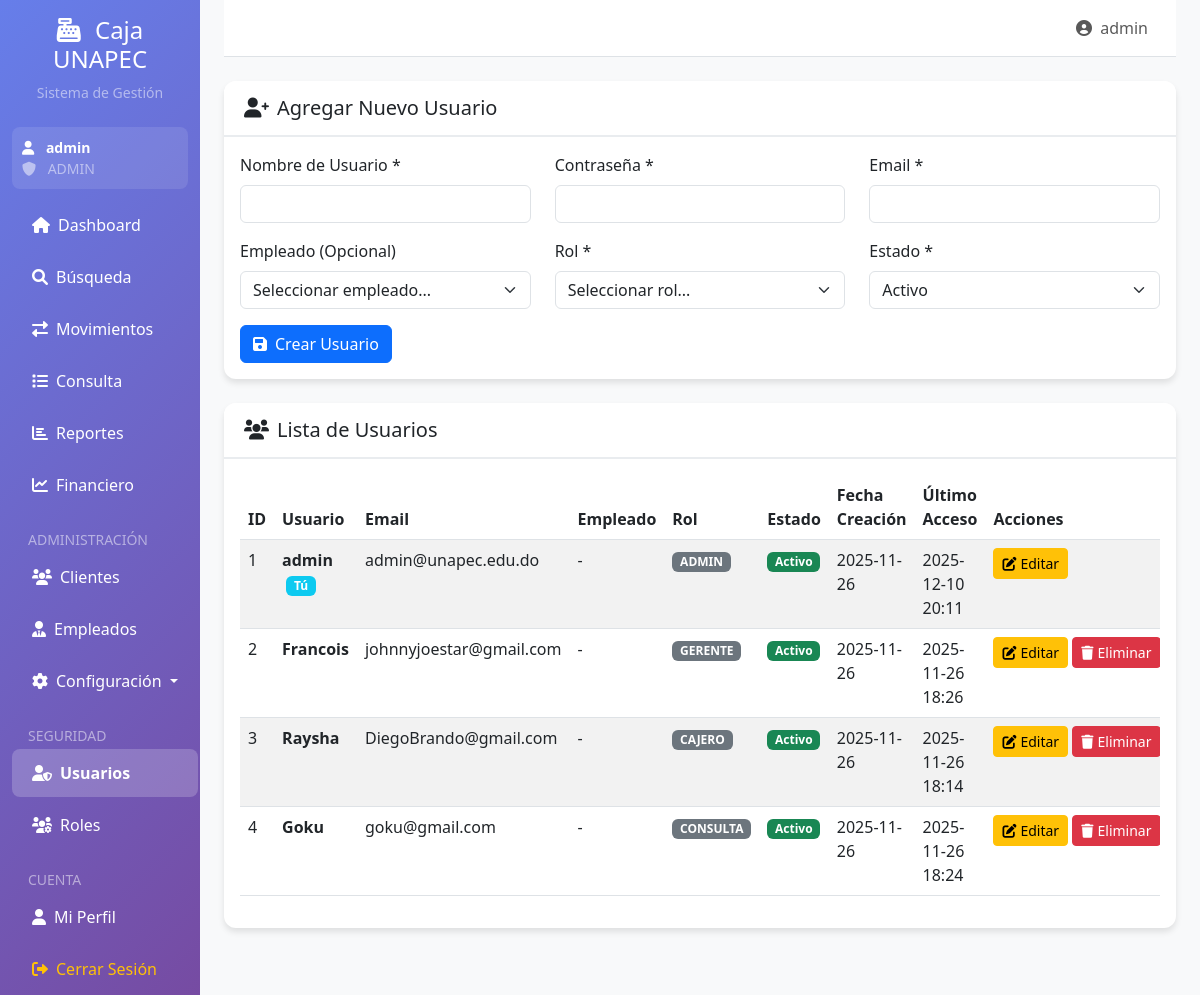
/admin/usuarios (signed in), run on the app's committed database.
### app.py (models this page shows)
class Usuario(UserMixin, db.Model):
    id = db.Column(db.Integer, primary_key=True)
    username = db.Column(db.String(50), unique=True, nullable=False)
    password = db.Column(db.String(255), nullable=False)
    email = db.Column(db.String(100), unique=True, nullable=False)
    empleado_id = db.Column(db.Integer, db.ForeignKey('empleado.id'))
    rol_id = db.Column(db.Integer, db.ForeignKey('rol.id'), nullable=False)
    estado = db.Column(db.String(20), default='Activo')
    fecha_creacion = db.Column(db.DateTime, default=datetime.now)
    ultimo_acceso = db.Column(db.DateTime)

class Rol(db.Model):
    id = db.Column(db.Integer, primary_key=True)
    nombre = db.Column(db.String(50), unique=True, nullable=False)
    descripcion = db.Column(db.String(200))
    usuarios = db.relationship('Usuario', backref='rol', lazy=True)

### app.py (the view)
@app.route('/admin/usuarios')
@admin_required
def admin_usuarios():
    usuarios = Usuario.query.all()
    empleados = Empleado.query.filter_by(estado='Activo').all()
    roles = Rol.query.all()
    return render_template('admin_usuarios.html',
                         usuarios=usuarios,
                         empleados=empleados,
                         roles=roles)

### templates/admin_usuarios.html (shortened to what this page needs)
{% extends "base.html" %}
{% block content %}
<div class="row">
    <div class="col-12">
        <div class="card mb-4">
            <div class="card-header">
                <h5 class="card-title mb-0">
                    <i class="fas fa-user-plus me-2"></i>Agregar Nuevo Usuario
                </h5>
            </div>
            <div class="card-body">
                <form method="POST" action="{{ url_for('agregar_usuario') }}">
                    <div class="row">
                        <div class="col-md-4 mb-3">
                            <label class="form-label">Nombre de Usuario *</label>
                            <input type="text" class="form-control" name="username" required>
                        </div>
                        <div class="col-md-4 mb-3">
                            <label class="form-label">Contraseña *</label>
                            <input type="password" class="form-control" name="password" required>
                        </div>
                        <div class="col-md-4 mb-3">
                            <label class="form-label">Email *</label>
                            <input type="email" class="form-control" name="email" required>
                        </div>
                    </div>
                    <div class="row">
                        <div class="col-md-4 mb-3">
                            <label class="form-label">Empleado (Opcional)</label>
                            <select class="form-select" name="empleado_id">
                                <option value="">Seleccionar empleado...</option>
                            </select>
                        </div>
                        <div class="col-md-4 mb-3">
                            <label class="form-label">Rol *</label>
                            <select class="form-select" name="rol_id" required>
                                <option value="">Seleccionar rol...</option>
                            </select>
                        </div>
                        <div class="col-md-4 mb-3">
                            <label class="form-label">Estado *</label>
                            <select class="form-select" name="estado" required>
                                <option value="Activo">Activo</option>
                            </select>
                        </div>
                    </div>
                    <div class="row">
                        <div class="col-md-12">
                            <button type="submit" class="btn btn-primary">
                                <i class="fas fa-save me-2"></i>Crear Usuario
                            </button>
                        </div>
                    </div>
                </form>
            </div>
        </div>
        <div class="card">
            <div class="card-header">
                <h5 class="card-title mb-0">
                    <i class="fas fa-users me-2"></i>Lista de Usuarios
                </h5>
            </div>
            <div class="card-body">
                <div class="table-responsive">
                    <table class="table table-striped">
                        <thead>
                            <tr>
                                <th>ID</th>
                                <th>Usuario</th>
                                <th>Email</th>
                                <th>Empleado</th>
                                <th>Rol</th>
                                <th>Estado</th>
                                <th>Fecha Creación</th>
                                <th>Último Acceso</th>
                                <th class="table-actions">Acciones</th>
                            </tr>
                        </thead>
                        <tbody>
                            {% for usuario in usuarios %}
                            <tr>
                                <td>{{ usuario.id }}</td>
                                <td>
                                    <strong>{{ usuario.username }}</strong>
                                    {% if usuario.id == current_user.id %}
                                    <span class="badge bg-info ms-1">Tú</span>
                                    {% endif %}
                                </td>
                                <td>{{ usuario.email }}</td>
                                <td>{{ usuario.empleado.nombre if usuario.empleado else '-' }}</td>
                                <td>
                                    <span class="badge bg-secondary">{{ usuario.rol.nombre }}</span>
                                </td>
                                <td>
                                    <span class="badge bg-{% if usuario.estado == 'Activo' %}success{% else %}danger{% endif %}">
                                        {{ usuario.estado }}
                                    </span>
                                </td>
                                <td>{{ usuario.fecha_creacion.strftime('%Y-%m-%d') }}</td>
                                <td>
                                    {% if usuario.ultimo_acceso %}
                                        {{ usuario.ultimo_acceso.strftime('%Y-%m-%d %H:%M') }}
                                    {% else %}
                                        <span class="text-muted">Nunca</span>
                                    {% endif %}
                                </td>
                                <td class="table-actions">
                                    <button type="button" class="btn btn-sm btn-warning" data-bs-toggle="modal" data-bs-target="#editModal{{ usuario.id }}">
                                        <i class="fas fa-edit me-1"></i>Editar
                                    </button>
                                    {% if usuario.id != current_user.id %}
                                    <a href="{{ url_for('eliminar_usuario', id=usuario.id) }}" class="btn btn-sm btn-danger" onclick="return confirm('¿Está seguro de eliminar este usuario?')">
                                        <i class="fas fa-trash me-1"></i>Eliminar
                                    </a>
                                    {% endif %}
                                </td>
                            </tr>
                            {% else %}
                            <tr>
                                <td colspan="9" class="text-center text-muted">No hay usuarios registrados</td>
                            </tr>
                            {% endfor %}
                        </tbody>
                    </table>
                </div>
            </div>
        </div>
    </div>
</div>
{% endblock %}

### templates/base.html (shortened to what this page needs)
<!DOCTYPE html>
<html lang="es">
<head>
    <link href="https://cdn.jsdelivr.net/npm/bootstrap@5.3.0/dist/css/bootstrap.min.css" rel="stylesheet">
    <link href="https://cdnjs.cloudflare.com/ajax/libs/font-awesome/6.0.0/css/all.min.css" rel="stylesheet">
</head>
<body>
    <div class="container-fluid">
        <div class="row">
            <div class="col-md-3 col-lg-2 sidebar d-md-block collapse">
                <div class="position-sticky pt-3">
                    <div class="text-center mb-4">
                        <h4 class="text-white">
                            <i class="fas fa-cash-register me-2"></i>
                            Caja UNAPEC
                        </h4>
                        <p class="text-white-50 small">Sistema de Gestión</p>
                    </div>
                    {% if current_user.is_authenticated %}
                    <div class="user-info">
                        <div class="text-white small">
                            <i class="fas fa-user me-2"></i>
                            <strong>{{ current_user.username }}</strong>
                        </div>
                        <div class="text-white-50 small">
                            <i class="fas fa-shield-alt me-2"></i>
                            {{ current_user.rol.nombre }}
                        </div>
                    </div>
                    {% endif %}
                    <ul class="nav flex-column">
                        <li class="nav-item">
                            <a class="nav-link {% if request.endpoint == 'index' %}active{% endif %}" href="{{ url_for('index') }}">
                                <i class="fas fa-home me-2"></i>Dashboard
                            </a>
                        </li>
                        <li class="nav-item">
                            <a class="nav-link {% if request.endpoint == 'busqueda' %}active{% endif %}" href="{{ url_for('busqueda') }}">
                                <i class="fas fa-search me-2"></i>Búsqueda
                            </a>
                        </li>
                        {% if current_user.is_authenticated and current_user.rol.nombre in ['ADMIN', 'GERENTE', 'CAJERO'] %}
                        <li class="nav-item">
                            <a class="nav-link {% if request.endpoint == 'movimientos' %}active{% endif %}" href="{{ url_for('movimientos') }}">
                                <i class="fas fa-exchange-alt me-2"></i>Movimientos
                            </a>
                        </li>
                        {% endif %}
                        {% if current_user.is_authenticated and current_user.rol.nombre in ['ADMIN', 'GERENTE', 'CONSULTA'] %}
                        <li class="nav-item">
                            <a class="nav-link {% if request.endpoint == 'consulta' %}active{% endif %}" href="{{ url_for('consulta') }}">
                                <i class="fas fa-list me-2"></i>Consulta
                            </a>
                        </li>
                        {% endif %}
                        {% if current_user.is_authenticated and current_user.rol.nombre in ['ADMIN', 'GERENTE', 'CONSULTA'] %}
                        <li class="nav-item">
                            <a class="nav-link {% if request.endpoint == 'reporte' %}active{% endif %}" href="{{ url_for('reporte') }}">
                                <i class="fas fa-chart-bar me-2"></i>Reportes
                            </a>
                        </li>
                        {% endif %}
                        {% if current_user.is_authenticated and current_user.rol.nombre in ['ADMIN', 'GERENTE'] %}
                        <li class="nav-item">
                            <a class="nav-link {% if request.endpoint in ['dashboard_financiero', 'presupuestos', 'analisis_tendencias'] %}active{% endif %}"
                               href="{{ url_for('dashboard_financiero') }}">
                                <i class="fas fa-chart-line me-2"></i>Financiero
                            </a>
                        </li>
                        {% endif %}
                        {% if current_user.is_authenticated and current_user.rol.nombre in ['ADMIN', 'GERENTE'] %}
                        <li class="nav-item mt-3">
                            <small class="text-white-50 px-3">ADMINISTRACIÓN</small>
                        </li>
                        <li class="nav-item">
                            <a class="nav-link {% if request.endpoint == 'clientes' %}active{% endif %}" href="{{ url_for('clientes') }}">
                                <i class="fas fa-users me-2"></i>Clientes
                            </a>
                        </li>
                        <li class="nav-item">
                            <a class="nav-link {% if request.endpoint == 'empleados' %}active{% endif %}" href="{{ url_for('empleados') }}">
                                <i class="fas fa-user-tie me-2"></i>Empleados
                            </a>
                        </li>
                        <li class="nav-item dropdown">
                            <a class="nav-link dropdown-toggle" href="#" role="button" data-bs-toggle="dropdown">
                                <i class="fas fa-cog me-2"></i>Configuración
                            </a>
                        </li>
                        {% endif %}
                        {% if current_user.is_authenticated and current_user.rol.nombre == 'ADMIN' %}
                        <li class="nav-item mt-3">
                            <small class="text-white-50 px-3">SEGURIDAD</small>
                        </li>
                        <li class="nav-item">
                            <a class="nav-link {% if request.endpoint == 'admin_usuarios' %}active{% endif %}" href="{{ url_for('admin_usuarios') }}">
                                <i class="fas fa-user-shield me-2"></i>Usuarios
                            </a>
                        </li>
                        <li class="nav-item">
                            <a class="nav-link {% if request.endpoint == 'admin_roles' %}active{% endif %}" href="{{ url_for('admin_roles') }}">
                                <i class="fas fa-users-cog me-2"></i>Roles
                            </a>
                        </li>
                        {% endif %}
                        <li class="nav-item mt-3">
                            <small class="text-white-50 px-3">CUENTA</small>
                        </li>
                        <li class="nav-item">
                            <a class="nav-link {% if request.endpoint == 'perfil' %}active{% endif %}" href="{{ url_for('perfil') }}">
                                <i class="fas fa-user me-2"></i>Mi Perfil
                            </a>
                        </li>
                        <li class="nav-item">
                            <a class="nav-link text-warning" href="{{ url_for('logout') }}">
                                <i class="fas fa-sign-out-alt me-2"></i>Cerrar Sesión
                            </a>
                        </li>
                    </ul>
                </div>
            </div>
            <div class="col-md-9 col-lg-10 main-content ms-sm-auto px-md-4">
                <nav class="navbar navbar-expand-lg navbar-light bg-white border-bottom">
                    <div class="container-fluid">
                        <div class="navbar-nav ms-auto">
                            {% if current_user.is_authenticated %}
                            <span class="navbar-text me-3">
                                <i class="fas fa-user-circle me-1"></i>
                                {{ current_user.username }}
                            </span>
                            {% endif %}
                        </div>
                    </div>
                </nav>
                <main class="py-4">
                    {% block content %}{% endblock %}
                </main>
            </div>
        </div>
    </div>
</body>
</html>

### data on the page
Usuario: username "admin", id "1", shows "Tú", email "admin@unapec.edu.do", empleado "-", rol.nombre "ADMIN", estado "Activo", fecha_creacion "2025-11-26", ultimo_acceso "2025-12-10 20:11"
Rol: rol.nombre "ADMIN"
Usuario: id "2", username "Francois", email "johnnyjoestar@gmail.com", empleado "-", rol.nombre "GERENTE", estado "Activo", fecha_creacion "2025-11-26", ultimo_acceso "2025-11-26 18:26"
Usuario: id "3", username "Raysha", email "DiegoBrando@gmail.com", empleado "-", rol.nombre "CAJERO", estado "Activo", fecha_creacion "2025-11-26", ultimo_acceso "2025-11-26 18:14"
Usuario: id "4", username "Goku", email "goku@gmail.com", empleado "-", rol.nombre "CONSULTA", estado "Activo", fecha_creacion "2025-11-26", ultimo_acceso "2025-11-26 18:24"
